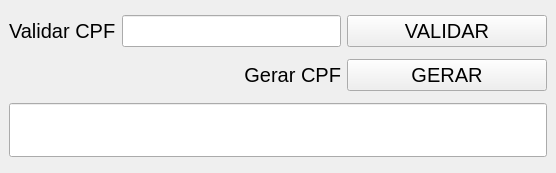
<?xml version="1.0" encoding="UTF-8"?>
<ui version="4.0">
 <class>MainWindow</class>
 <widget class="QMainWindow" name="MainWindow">
  <property name="geometry">
   <rect>
    <x>0</x>
    <y>0</y>
    <width>556</width>
    <height>173</height>
   </rect>
  </property>
  <property name="windowTitle">
   <string>Valida/Gera CPF</string>
  </property>
  <widget class="QWidget" name="centralwidget">
   <layout class="QGridLayout" name="gridLayout">
    <item row="1" column="1">
     <widget class="QLabel" name="label">
      <property name="font">
       <font>
        <pointsize>15</pointsize>
       </font>
      </property>
      <property name="text">
       <string>Gerar CPF</string>
      </property>
      <property name="alignment">
       <set>Qt::AlignRight|Qt::AlignTrailing|Qt::AlignVCenter</set>
      </property>
     </widget>
    </item>
    <item row="0" column="2">
     <widget class="QPushButton" name="btn_valida_cpf">
      <property name="minimumSize">
       <size>
        <width>200</width>
        <height>0</height>
       </size>
      </property>
      <property name="font">
       <font>
        <pointsize>15</pointsize>
       </font>
      </property>
      <property name="text">
       <string>VALIDAR</string>
      </property>
     </widget>
    </item>
    <item row="0" column="0">
     <widget class="QLabel" name="label_2">
      <property name="font">
       <font>
        <pointsize>15</pointsize>
       </font>
      </property>
      <property name="text">
       <string>Validar CPF</string>
      </property>
     </widget>
    </item>
    <item row="1" column="2">
     <widget class="QPushButton" name="btn_gera_cpf">
      <property name="font">
       <font>
        <pointsize>15</pointsize>
       </font>
      </property>
      <property name="text">
       <string>GERAR</string>
      </property>
     </widget>
    </item>
    <item row="0" column="1">
     <widget class="QLineEdit" name="input_valida_cpf">
      <property name="font">
       <font>
        <pointsize>15</pointsize>
       </font>
      </property>
     </widget>
    </item>
    <item row="2" column="0" colspan="3">
     <widget class="QLineEdit" name="line_retorno">
      <property name="font">
       <font>
        <pointsize>30</pointsize>
       </font>
      </property>
      <property name="alignment">
       <set>Qt::AlignCenter</set>
      </property>
      <property name="readOnly">
       <bool>true</bool>
      </property>
     </widget>
    </item>
   </layout>
  </widget>
 </widget>
 <resources/>
 <connections/>
</ui>
